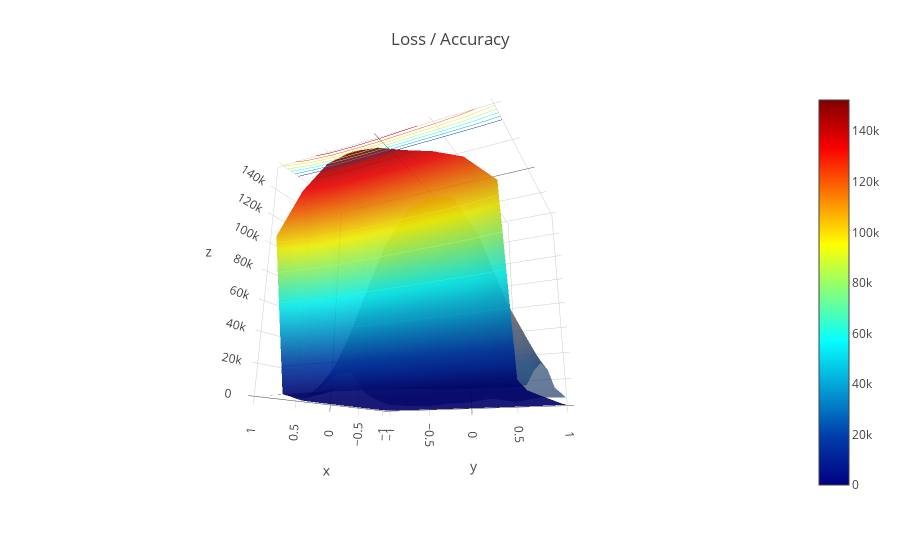
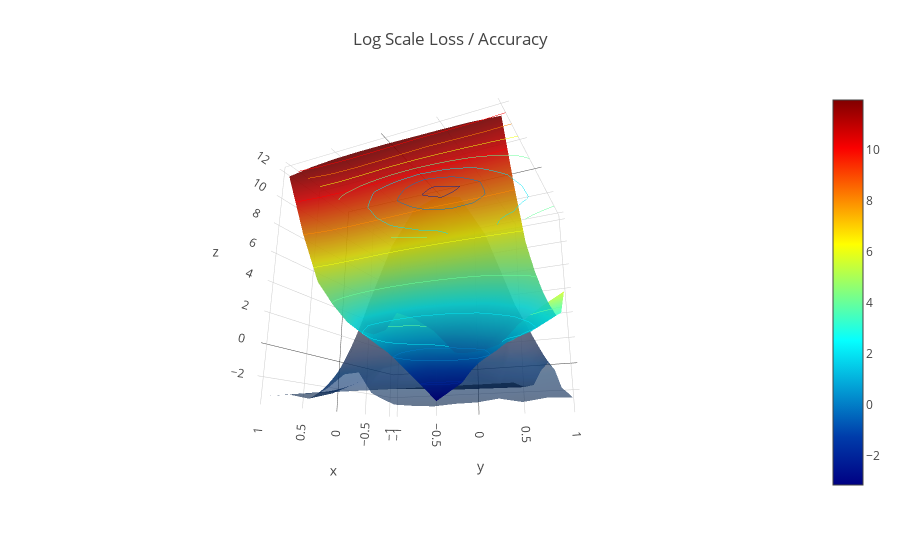

The notebook cell these images were saved under, in order:
### Code cell
create_viz(loss_list,acc_list)
